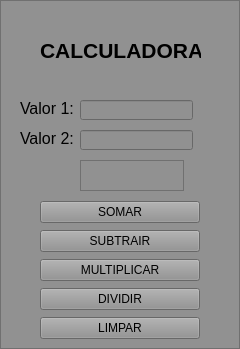
<?xml version="1.0" encoding="UTF-8"?>
<ui version="4.0">
 <class>MainWindow</class>
 <widget class="QMainWindow" name="MainWindow">
  <property name="geometry">
   <rect>
    <x>0</x>
    <y>0</y>
    <width>240</width>
    <height>349</height>
   </rect>
  </property>
  <property name="windowTitle">
   <string>MainWindow</string>
  </property>
  <widget class="QWidget" name="centralwidget">
   <layout class="QGridLayout" name="gridLayout">
    <property name="leftMargin">
     <number>0</number>
    </property>
    <property name="topMargin">
     <number>0</number>
    </property>
    <property name="rightMargin">
     <number>0</number>
    </property>
    <property name="bottomMargin">
     <number>0</number>
    </property>
    <property name="spacing">
     <number>0</number>
    </property>
    <item row="0" column="0">
     <widget class="QFrame" name="frame">
      <property name="styleSheet">
       <string notr="true">background-color: rgb(145, 145, 145);</string>
      </property>
      <property name="frameShape">
       <enum>QFrame::StyledPanel</enum>
      </property>
      <property name="frameShadow">
       <enum>QFrame::Raised</enum>
      </property>
      <widget class="QLabel" name="label">
       <property name="geometry">
        <rect>
         <x>40</x>
         <y>40</y>
         <width>161</width>
         <height>21</height>
        </rect>
       </property>
       <property name="font">
        <font>
         <pointsize>16</pointsize>
         <weight>75</weight>
         <bold>true</bold>
        </font>
       </property>
       <property name="text">
        <string>CALCULADORA</string>
       </property>
      </widget>
      <widget class="QLabel" name="label_2">
       <property name="geometry">
        <rect>
         <x>20</x>
         <y>100</y>
         <width>61</width>
         <height>16</height>
        </rect>
       </property>
       <property name="font">
        <font>
         <pointsize>12</pointsize>
        </font>
       </property>
       <property name="text">
        <string>Valor 1:</string>
       </property>
      </widget>
      <widget class="QLabel" name="label_3">
       <property name="geometry">
        <rect>
         <x>20</x>
         <y>130</y>
         <width>61</width>
         <height>16</height>
        </rect>
       </property>
       <property name="font">
        <font>
         <pointsize>12</pointsize>
        </font>
       </property>
       <property name="text">
        <string>Valor 2:</string>
       </property>
      </widget>
      <widget class="QLineEdit" name="lev1">
       <property name="geometry">
        <rect>
         <x>80</x>
         <y>100</y>
         <width>113</width>
         <height>20</height>
        </rect>
       </property>
      </widget>
      <widget class="QLineEdit" name="lev2">
       <property name="geometry">
        <rect>
         <x>80</x>
         <y>130</y>
         <width>113</width>
         <height>20</height>
        </rect>
       </property>
      </widget>
      <widget class="QPlainTextEdit" name="pleres">
       <property name="geometry">
        <rect>
         <x>80</x>
         <y>160</y>
         <width>104</width>
         <height>31</height>
        </rect>
       </property>
      </widget>
      <widget class="QWidget" name="verticalLayoutWidget">
       <property name="geometry">
        <rect>
         <x>40</x>
         <y>200</y>
         <width>160</width>
         <height>141</height>
        </rect>
       </property>
       <layout class="QVBoxLayout" name="verticalLayout">
        <item>
         <widget class="QPushButton" name="Btnsomar">
          <property name="text">
           <string>SOMAR</string>
          </property>
         </widget>
        </item>
        <item>
         <widget class="QPushButton" name="Btnsubtrair">
          <property name="text">
           <string>SUBTRAIR</string>
          </property>
         </widget>
        </item>
        <item>
         <widget class="QPushButton" name="Btnmultiplicar">
          <property name="text">
           <string>MULTIPLICAR</string>
          </property>
         </widget>
        </item>
        <item>
         <widget class="QPushButton" name="Btndividir">
          <property name="text">
           <string>DIVIDIR</string>
          </property>
         </widget>
        </item>
        <item>
         <widget class="QPushButton" name="Btnlimpar">
          <property name="text">
           <string>LIMPAR</string>
          </property>
         </widget>
        </item>
       </layout>
      </widget>
     </widget>
    </item>
   </layout>
  </widget>
 </widget>
 <resources/>
 <connections/>
</ui>
